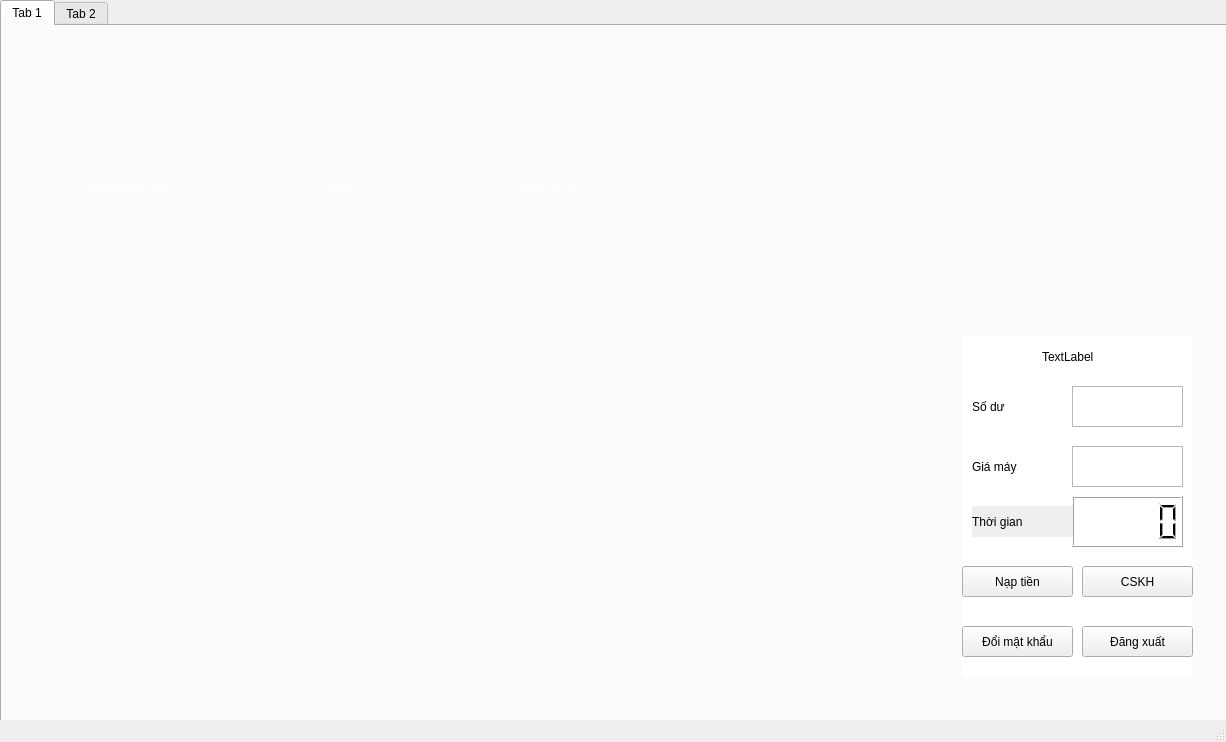
<?xml version="1.0" encoding="UTF-8"?>
<ui version="4.0">
 <class>MainWindow</class>
 <widget class="QMainWindow" name="MainWindow">
  <property name="geometry">
   <rect>
    <x>0</x>
    <y>0</y>
    <width>1226</width>
    <height>742</height>
   </rect>
  </property>
  <property name="windowTitle">
   <string>MainWindow</string>
  </property>
  <widget class="QWidget" name="centralwidget">
   <widget class="QTabWidget" name="tabWidget">
    <property name="geometry">
     <rect>
      <x>0</x>
      <y>0</y>
      <width>1401</width>
      <height>971</height>
     </rect>
    </property>
    <property name="currentIndex">
     <number>0</number>
    </property>
    <widget class="QWidget" name="tab">
     <attribute name="title">
      <string>Tab 1</string>
     </attribute>
     <widget class="QWidget" name="widget" native="true">
      <property name="geometry">
       <rect>
        <x>10</x>
        <y>0</y>
        <width>1201</width>
        <height>681</height>
       </rect>
      </property>
      <property name="styleSheet">
       <string notr="true">background-image: url(:/main/PNG/bg.jpg);</string>
      </property>
      <widget class="QPushButton" name="balls_game_btn">
       <property name="geometry">
        <rect>
         <x>60</x>
         <y>20</y>
         <width>121</width>
         <height>111</height>
        </rect>
       </property>
       <property name="styleSheet">
        <string notr="true">border-image: url(:/main/PNG/game2.png) 0 0 0 0 stretch stretch;
background-size: cover;
border: none;
background-color: transparent;</string>
       </property>
       <property name="text">
        <string/>
       </property>
      </widget>
      <widget class="QLabel" name="label">
       <property name="geometry">
        <rect>
         <x>70</x>
         <y>140</y>
         <width>101</width>
         <height>41</height>
        </rect>
       </property>
       <property name="styleSheet">
        <string notr="true">color: white;
font-size: 13px;
</string>
       </property>
       <property name="text">
        <string>Bouncing Balls</string>
       </property>
       <property name="alignment">
        <set>Qt::AlignCenter</set>
       </property>
      </widget>
      <widget class="QPushButton" name="snake_btn">
       <property name="geometry">
        <rect>
         <x>260</x>
         <y>20</y>
         <width>121</width>
         <height>111</height>
        </rect>
       </property>
       <property name="styleSheet">
        <string notr="true">border-image: url(:/main/PNG/game2.png) 0 0 0 0 stretch stretch;
background-color: transparent;
border: none</string>
       </property>
       <property name="text">
        <string/>
       </property>
      </widget>
      <widget class="QLabel" name="label_2">
       <property name="geometry">
        <rect>
         <x>270</x>
         <y>140</y>
         <width>101</width>
         <height>41</height>
        </rect>
       </property>
       <property name="styleSheet">
        <string notr="true">color: white;
font-size: 13px;
</string>
       </property>
       <property name="text">
        <string>Snake</string>
       </property>
       <property name="alignment">
        <set>Qt::AlignCenter</set>
       </property>
      </widget>
      <widget class="QPushButton" name="flappy_btn">
       <property name="geometry">
        <rect>
         <x>470</x>
         <y>20</y>
         <width>121</width>
         <height>111</height>
        </rect>
       </property>
       <property name="styleSheet">
        <string notr="true">border-image: url(:/main/PNG/game2.png) 0 0 0 0 stretch stretch;
background-color: transparent;;
border: none</string>
       </property>
       <property name="text">
        <string/>
       </property>
      </widget>
      <widget class="QLabel" name="label_3">
       <property name="geometry">
        <rect>
         <x>480</x>
         <y>140</y>
         <width>101</width>
         <height>41</height>
        </rect>
       </property>
       <property name="styleSheet">
        <string notr="true">color: white;
font-size: 13px;
</string>
       </property>
       <property name="text">
        <string>Flappy bird</string>
       </property>
       <property name="alignment">
        <set>Qt::AlignCenter</set>
       </property>
      </widget>
      <widget class="QLabel" name="label_4">
       <property name="geometry">
        <rect>
         <x>950</x>
         <y>310</y>
         <width>231</width>
         <height>341</height>
        </rect>
       </property>
       <property name="autoFillBackground">
        <bool>false</bool>
       </property>
       <property name="styleSheet">
        <string notr="true">background-image: url(:/PNG/PNG/whitebg.png);
background-color: rgb(255, 255, 255);</string>
       </property>
       <property name="text">
        <string/>
       </property>
      </widget>
      <widget class="QPushButton" name="deposit_btn">
       <property name="geometry">
        <rect>
         <x>950</x>
         <y>540</y>
         <width>111</width>
         <height>31</height>
        </rect>
       </property>
       <property name="autoFillBackground">
        <bool>false</bool>
       </property>
       <property name="styleSheet">
        <string notr="true">background-image: url(:/PNG/PNG/whitebg.png);
</string>
       </property>
       <property name="text">
        <string>Nạp tiền</string>
       </property>
      </widget>
      <widget class="QPushButton" name="changepwd_btn">
       <property name="geometry">
        <rect>
         <x>950</x>
         <y>600</y>
         <width>111</width>
         <height>31</height>
        </rect>
       </property>
       <property name="autoFillBackground">
        <bool>false</bool>
       </property>
       <property name="styleSheet">
        <string notr="true">background-image: url(:/PNG/PNG/whitebg.png);
</string>
       </property>
       <property name="text">
        <string>Đổi mật khẩu</string>
       </property>
      </widget>
      <widget class="QPushButton" name="support_btn">
       <property name="geometry">
        <rect>
         <x>1070</x>
         <y>540</y>
         <width>111</width>
         <height>31</height>
        </rect>
       </property>
       <property name="autoFillBackground">
        <bool>false</bool>
       </property>
       <property name="styleSheet">
        <string notr="true">background-image: url(:/PNG/PNG/whitebg.png);
</string>
       </property>
       <property name="text">
        <string>CSKH</string>
       </property>
      </widget>
      <widget class="QPushButton" name="logout_btn">
       <property name="geometry">
        <rect>
         <x>1070</x>
         <y>600</y>
         <width>111</width>
         <height>31</height>
        </rect>
       </property>
       <property name="autoFillBackground">
        <bool>false</bool>
       </property>
       <property name="styleSheet">
        <string notr="true">background-image: url(:/PNG/PNG/whitebg.png);
</string>
       </property>
       <property name="text">
        <string>Đăng xuất</string>
       </property>
      </widget>
      <widget class="QLCDNumber" name="time_lcd">
       <property name="geometry">
        <rect>
         <x>1060</x>
         <y>470</y>
         <width>111</width>
         <height>51</height>
        </rect>
       </property>
      </widget>
      <widget class="QLabel" name="label_5">
       <property name="geometry">
        <rect>
         <x>960</x>
         <y>480</y>
         <width>101</width>
         <height>31</height>
        </rect>
       </property>
       <property name="autoFillBackground">
        <bool>true</bool>
       </property>
       <property name="styleSheet">
        <string notr="true">background-image: url(:/PNG/PNG/whitebg.png);</string>
       </property>
       <property name="text">
        <string>Thời gian</string>
       </property>
      </widget>
      <widget class="QLabel" name="label_6">
       <property name="geometry">
        <rect>
         <x>960</x>
         <y>420</y>
         <width>91</width>
         <height>41</height>
        </rect>
       </property>
       <property name="styleSheet">
        <string notr="true">background-image: url(:/PNG/PNG/whitebg.png);</string>
       </property>
       <property name="text">
        <string>Giá máy</string>
       </property>
      </widget>
      <widget class="QLabel" name="label_7">
       <property name="geometry">
        <rect>
         <x>960</x>
         <y>360</y>
         <width>91</width>
         <height>41</height>
        </rect>
       </property>
       <property name="styleSheet">
        <string notr="true">background-image: url(:/PNG/PNG/whitebg.png);</string>
       </property>
       <property name="text">
        <string>Số dư</string>
       </property>
      </widget>
      <widget class="QLabel" name="username_lb">
       <property name="geometry">
        <rect>
         <x>1030</x>
         <y>310</y>
         <width>91</width>
         <height>41</height>
        </rect>
       </property>
       <property name="styleSheet">
        <string notr="true">background-image: url(:/PNG/PNG/whitebg.png);</string>
       </property>
       <property name="text">
        <string>TextLabel</string>
       </property>
      </widget>
      <widget class="QTextEdit" name="balance_text">
       <property name="geometry">
        <rect>
         <x>1060</x>
         <y>360</y>
         <width>111</width>
         <height>41</height>
        </rect>
       </property>
       <property name="styleSheet">
        <string notr="true">background-image: url(:/PNG/PNG/whitebg.png);</string>
       </property>
      </widget>
      <widget class="QTextEdit" name="price_text">
       <property name="geometry">
        <rect>
         <x>1060</x>
         <y>420</y>
         <width>111</width>
         <height>41</height>
        </rect>
       </property>
       <property name="styleSheet">
        <string notr="true">background-image: url(:/PNG/PNG/whitebg.png);</string>
       </property>
      </widget>
     </widget>
    </widget>
    <widget class="QWidget" name="tab_2">
     <attribute name="title">
      <string>Tab 2</string>
     </attribute>
    </widget>
   </widget>
  </widget>
  <widget class="QMenuBar" name="menubar">
   <property name="geometry">
    <rect>
     <x>0</x>
     <y>0</y>
     <width>1226</width>
     <height>21</height>
    </rect>
   </property>
  </widget>
  <widget class="QStatusBar" name="statusbar"/>
 </widget>
 <resources>
  <include location="res.qrc"/>
 </resources>
 <connections/>
</ui>
